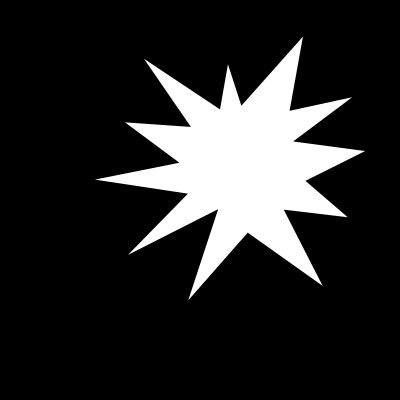
#> input picture Module 10: Image Descriptors/10.4 Hu Moments/shape_explosion.jpg, 400 x 400 px
$ python mag_orientation.py --image '../../../Module 10: Image Descriptors/10.4 Hu Moments/shape_explosion.jpg'   (older library calls are emulated)
#> lines starting #> are read from the running program, lines starting #| are printed output that depends on the picture
import numpy as np
import argparse
import cv2

# construct the argument parser and parse the arguments
ap = argparse.ArgumentParser()
ap.add_argument("-i", "--image", required=True, help="Path to the image")
ap.add_argument("-l", "--lower-angle", type=float, default=175.0,
                help="Lower orientation angle")
ap.add_argument("-u", "--upper-angle", type=float, default=180.0,
                help="Upper orientation angle")
args = vars(ap.parse_args())

# load the image, convert it to grayscale, and display the original
# image
image = cv2.imread(args["image"])
#> image is the input picture: shape (400, 400, 3); min 0, max 255, mean 41.2
gray = cv2.cvtColor(image, cv2.COLOR_BGR2GRAY)
cv2.imshow("Original", image)

# compute gradients along the X and Y axis, respectively
gX = cv2.Sobel(gray, cv2.CV_64F, 1, 0)
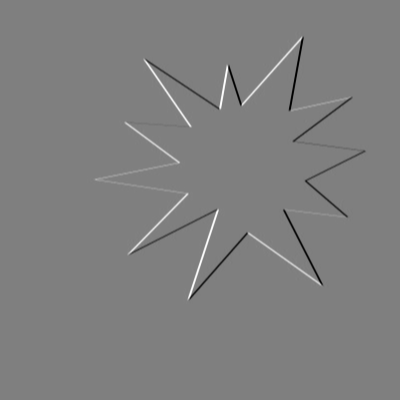
#> gX: shape (400, 400) float64; min -1020, max 1020, mean 0; drawn with min black and max white
gY = cv2.Sobel(gray, cv2.CV_64F, 0, 1)
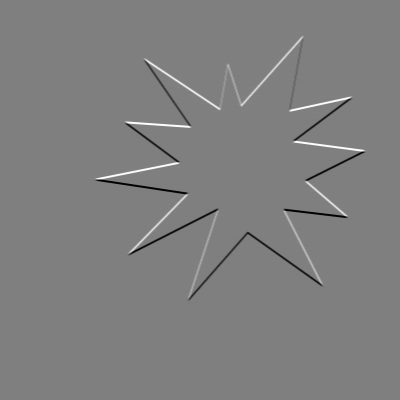
#> gY: shape (400, 400) float64; min -1020, max 1020, mean 0; drawn with min black and max white

# compute the gradient magnitude and orientation respectively
mag = np.sqrt((gX ** 2) + (gY ** 2))
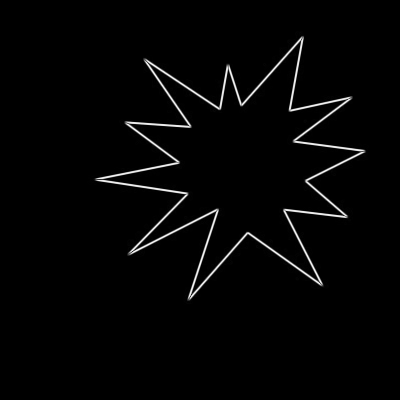
#> mag: shape (400, 400) float64; min 0, max 1093.5, mean 21.1; drawn with min black and max white
orientation = np.arctan2(gY, gX) * (180 / np.pi) % 180
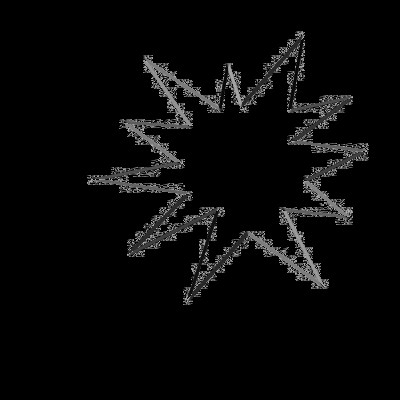
#> orientation: shape (400, 400) float64; min 0, max 179.8, mean 9.2

# find all pixels that are within the upper and low angle boundaries
idxs = np.where(orientation >= args["lower_angle"], orientation, -1)
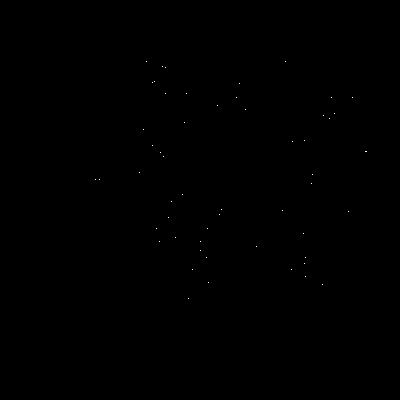
#> idxs: shape (400, 400) float64; min -1, max 179.8, mean -0.9; drawn with min black and max white
idxs = np.where(orientation <= args["upper_angle"], idxs, -1)
mask = np.zeros(gray.shape, dtype="uint8")
mask[idxs > -1] = 255

# show the images
cv2.imshow("Mask", mask)
cv2.waitKey(0)
